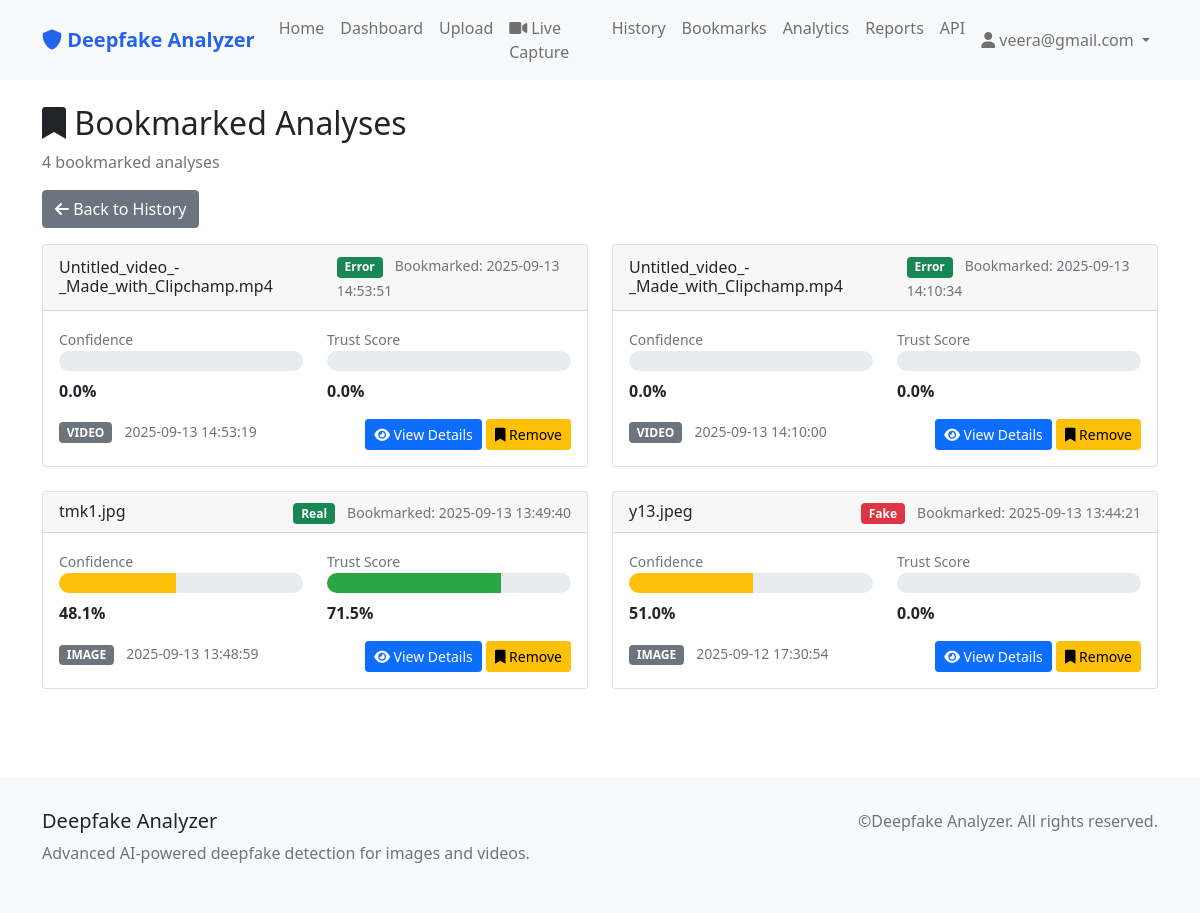
Page /bookmarks (signed in) on the earlier database version.
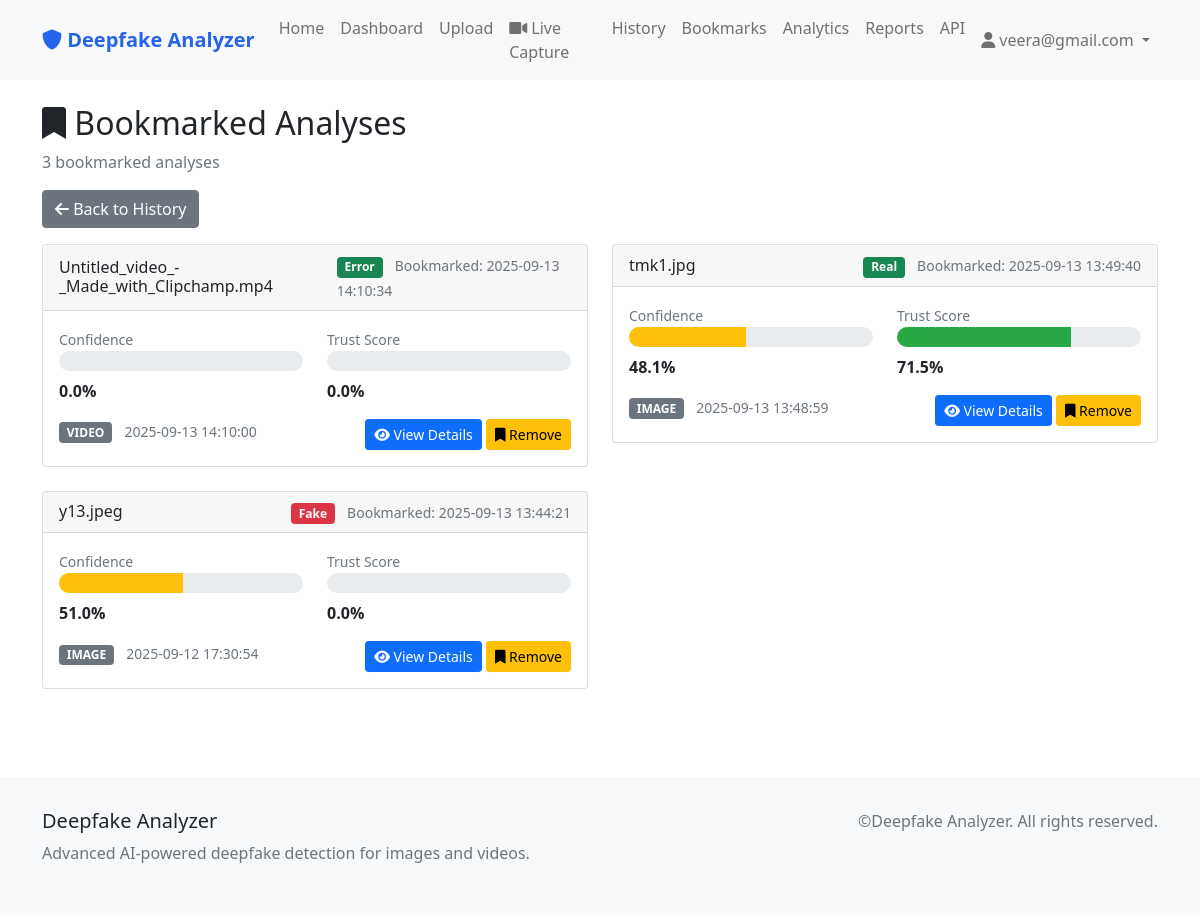
Same page on the later database version.
### tables this page shows
CREATE TABLE bookmarks (
            id INTEGER PRIMARY KEY AUTOINCREMENT,
            user_id INTEGER,
            analysis_id INTEGER,
            created_at TIMESTAMP DEFAULT CURRENT_TIMESTAMP,
            FOREIGN KEY (user_id) REFERENCES users (id),
            FOREIGN KEY (analysis_id) REFERENCES analyses (id)
        );

CREATE TABLE analyses (
            id INTEGER PRIMARY KEY AUTOINCREMENT,
            user_id INTEGER,
            filename TEXT NOT NULL,
            file_path TEXT NOT NULL,
            file_type TEXT NOT NULL,
            confidence REAL NOT NULL,
            accuracy REAL NOT NULL,
            result TEXT NOT NULL,
            trust_score REAL NOT NULL,
            analysis_data TEXT,
            created_at TIMESTAMP DEFAULT CURRENT_TIMESTAMP,
            FOREIGN KEY (user_id) REFERENCES users (id)
        );

### app.py (the view)
@app.route('/bookmarks')
@login_required
def bookmarks():
    conn = get_db_connection()
    bookmarked_analyses = conn.execute('''
        SELECT a.*, b.created_at as bookmarked_at
        FROM analyses a
        JOIN bookmarks b ON a.id = b.analysis_id
        WHERE b.user_id = ?
        ORDER BY b.created_at DESC
    ''', (session['user_id'],)).fetchall()
    conn.close()
    bookmarked_analyses = clean_trust_scores(bookmarked_analyses)
    processed_bookmarks = process_analysis_for_template(bookmarked_analyses)
    return render_template('bookmarks.html', analyses=processed_bookmarks)

### app.py (called while the page is built)
def clean_trust_scores(rows):
    clean = []
    for row in rows:
        row_dict = dict(row)
        ts = row_dict.get('trust_score')
        if isinstance(ts, (bytes, bytearray)):
            try:
                row_dict['trust_score'] = struct.unpack('d', ts[:8])[0]
            except Exception:
                try:
                    row_dict['trust_score'] = float(ts.decode(errors='ignore'))
                except Exception:
                    row_dict['trust_score'] = 0.0
        clean.append(row_dict)
    return clean

def process_analysis_for_template(analyses):
    processed = []
    for analysis in analyses:
        analysis_dict = dict(analysis)
        conf = analysis_dict.get('confidence', 0)
        ts = analysis_dict.get('trust_score', 0)
        analysis_dict['confidence_percent'] = conf * 100
        analysis_dict['trust_score_percent'] = ts * 100
        analysis_dict['confidence_level'] = 'high' if conf > 0.7 else 'medium' if conf > 0.4 else 'low'
        analysis_dict['trust_level'] = 'high' if ts > 0.7 else 'medium' if ts > 0.4 else 'low'
        processed.append(analysis_dict)
    return processed

### templates/bookmarks.html (shortened to what this page needs)
{% extends "base.html" %}
{% block content %}
<div class="container mt-4">
    <div class="row">
        <div class="col-12">
            <h2><i class="fas fa-bookmark"></i> Bookmarked Analyses</h2>
            <p class="text-muted">{{ analyses|length }} bookmarked analyses</p>
        </div>
    </div>
    <div class="row mb-3">
        <div class="col-12">
            <a href="{{ url_for('history') }}" class="btn btn-secondary">
                <i class="fas fa-arrow-left"></i> Back to History
            </a>
        </div>
    </div>
    {% if analyses %}
    <div class="row">
        {% for analysis in analyses %}
        <div class="col-lg-6 mb-4">
            <div class="card">
                <div class="card-header d-flex justify-content-between align-items-center">
                    <h6 class="mb-0">{{ analysis.filename }}</h6>
                    <div>
                        <span class="badge bg-{{ 'danger' if analysis.result == 'Fake' else 'success' }} me-2">
                            {{ analysis.result }}
                        </span>
                        <small class="text-muted">Bookmarked: {{ analysis.bookmarked_at }}</small>
                    </div>
                </div>
                <div class="card-body">
                    <div class="row">
                        <div class="col-6">
                            <small class="text-muted">Confidence</small>
                            <div class="confidence-meter mb-2">
                                <div class="confidence-fill confidence-{{ analysis.confidence_level }}"
                                    data-width="{{ analysis.confidence_percent }}"></div>
                            </div>
                            <strong>{{ "%.1f"|format(analysis.confidence * 100) }}%</strong>
                        </div>
                        <div class="col-6">
                            <small class="text-muted">Trust Score</small>
                            <div class="confidence-meter mb-2">
                                <div class="confidence-fill confidence-{{ analysis.trust_level }}"
                                    data-width="{{ analysis.trust_score_percent }}"></div>
                            </div>
                            <strong>{{ "%.1f"|format(analysis.trust_score * 100) }}%</strong>
                        </div>
                    </div>
                    <div class="mt-3 d-flex justify-content-between">
                        <div>
                            <span class="badge bg-secondary me-2">{{ analysis.file_type.upper() }}</span>
                            <small class="text-muted">{{ analysis.created_at }}</small>
                        </div>
                        <div>
                            <a href="{{ url_for('view_analysis', analysis_id=analysis.id) }}"
                                class="btn btn-sm btn-primary">
                                <i class="fas fa-eye"></i> View Details
                            </a>
                            <button class="btn btn-sm btn-warning bookmark-btn" data-id="{{ analysis.id }}">
                                <i class="fas fa-bookmark"></i> Remove
                            </button>
                        </div>
                    </div>
                </div>
            </div>
        </div>
        {% endfor %}
    </div>
    {% endif %}
</div>
{% endblock %}

Differences in the rows shown:
removed bookmarks: filename "Untitled_video_-_Made_with_Clipchamp.mp4", result "Error", bookmarked_at "2025-09-13 14:53:51", file_type "VIDEO", created_at "2025-09-13 14:53:19"
no longer on this page (row unchanged): analyses: analysis.confidence*100 "0.0", analysis.trust_score*100 "0.0"
Other differences:
{{ analyses|length }}: "4" → "3"
